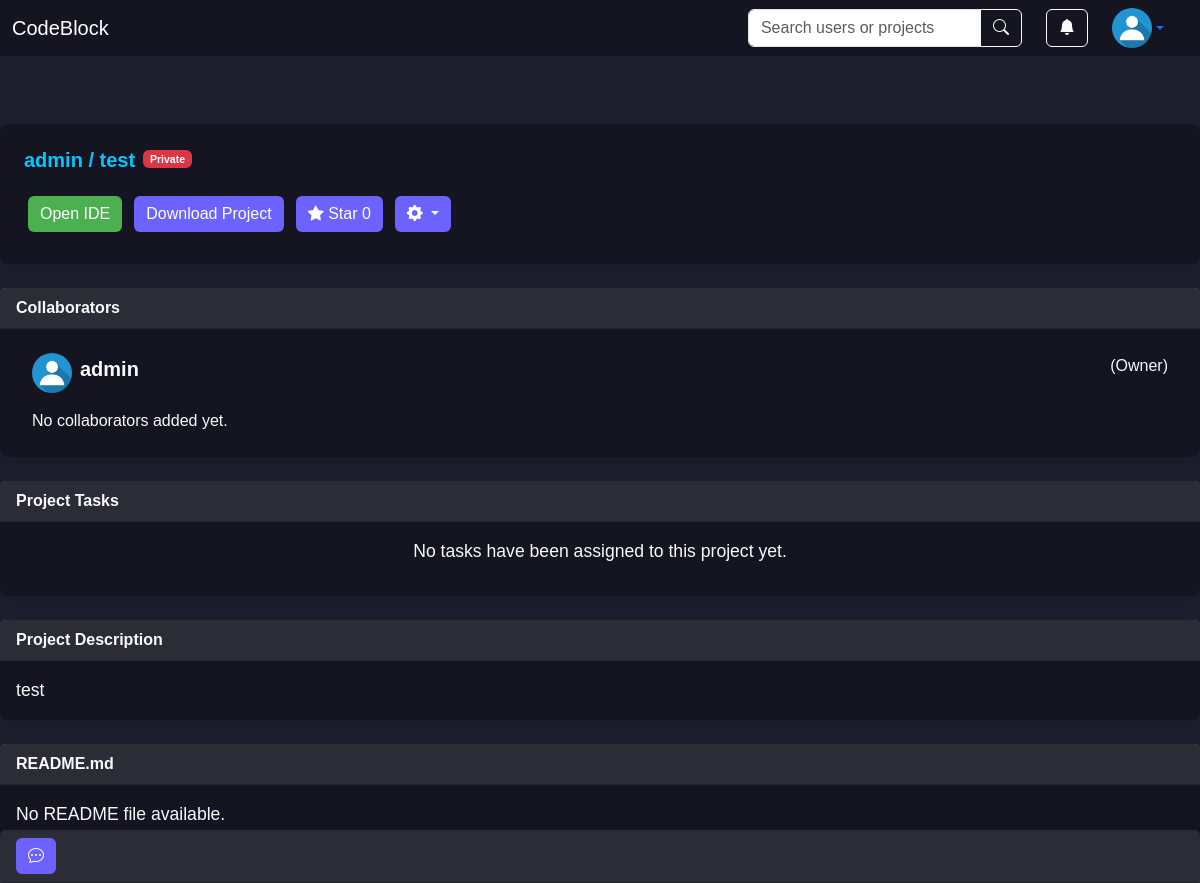
/project/admin/1/ (signed in), run on an earlier commit of the app's database.
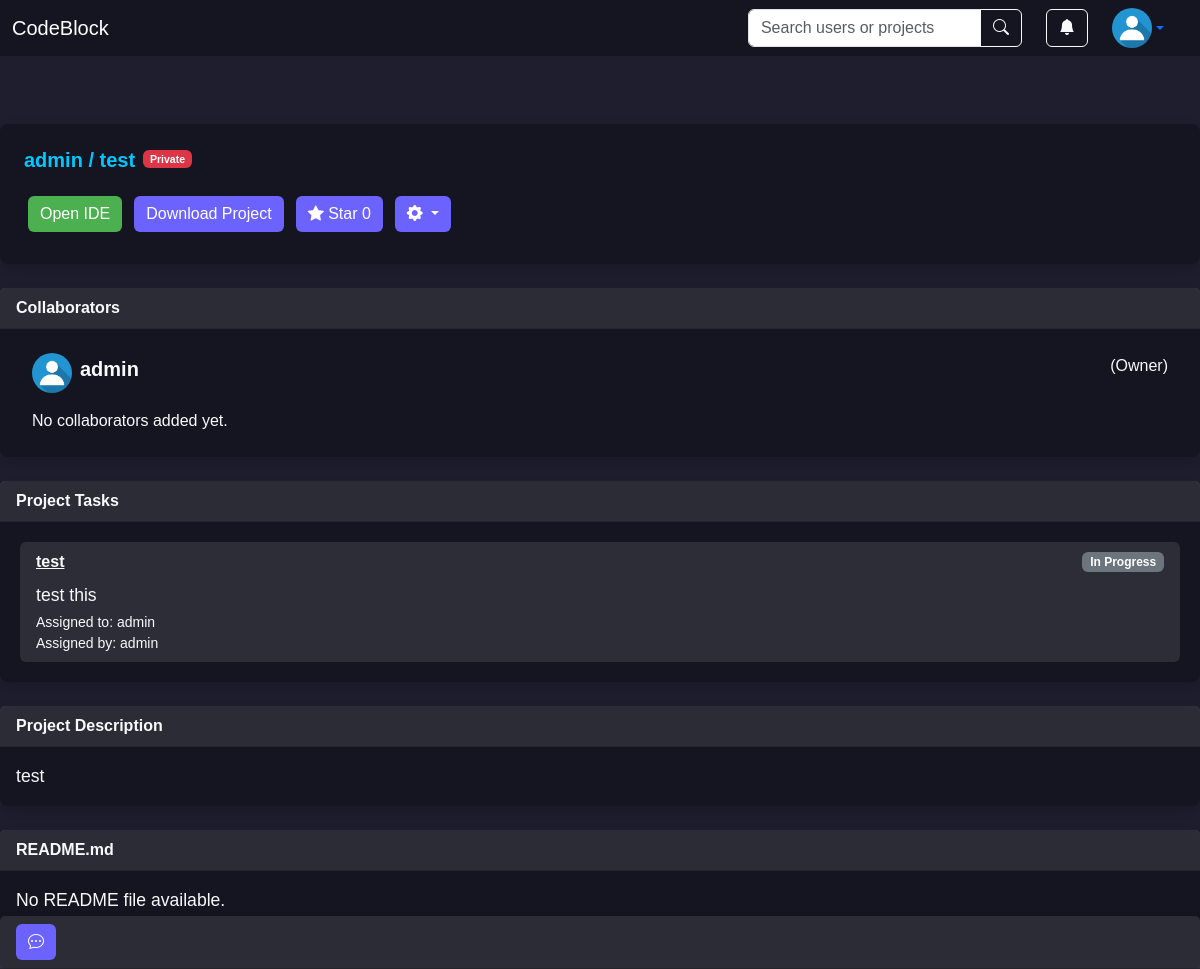
And on a later commit of the database.
### project/models.py (models this page shows, shortened)
class Task(models.Model):
    STATUS_CHOICES = [
        ('not_started', 'Not Started'),
        ('in_progress', 'In Progress'),
        ('completed', 'Completed'),
    ]
    project = models.ForeignKey('Project', on_delete=models.CASCADE, related_name='tasks')
    assigned_to = models.ForeignKey(settings.AUTH_USER_MODEL, on_delete=models.CASCADE, related_name='tasks')
    assigned_by = models.ForeignKey(settings.AUTH_USER_MODEL, on_delete=models.CASCADE, related_name='tasks_assigned_by')
    title = models.CharField(max_length=100)
    description = models.TextField(blank=True, null=True)
    status = models.CharField(max_length=20, choices=STATUS_CHOICES, default='not_started')
    created_at = models.DateTimeField(auto_now_add=True)
    updated_at = models.DateTimeField(auto_now=True)

### user/models.py (models this page shows, shortened)
class CustomUser(AbstractUser):
    profile_picture = models.ImageField(upload_to='profile_pictures/', null=True, blank=True)
    following = models.ManyToManyField('self', symmetrical=False, related_name='followers', blank=True)
    bio = models.TextField(null=True, blank=True)
    activity_log = models.JSONField(default=dict, blank=True)
    project_dir = models.CharField(max_length=512, null=True, blank=True)
    default_mem_limit = models.CharField(max_length=10, default='512m',
                                         help_text="Default memory limit for Docker containers.")
    default_memswap_limit = models.CharField(max_length=10, default='1g',
                                             help_text="Memory + swap limit for Docker containers.")
    default_cpus = models.DecimalField(max_digits=3, decimal_places=2, default=0.5,
                                       help_text="Number of CPUs allocated for Docker containers.")
    default_cpu_shares = models.PositiveIntegerField(default=512,
                                                     help_text="Relative CPU weight for Docker containers.")

### project/views.py (the view, shortened to what this page needs)
# urls.py: path('project/<str:username>/<int:project_id>/', ProjectView.as_view(), name='project'),
class ProjectView(TemplateView):
    template_name = 'project.html'
    def get(self, request, *args, **kwargs):
        project_id = kwargs.get('project_id')
        current_project = Project.objects.filter(id=project_id).first() if project_id else Project.objects.order_by(
            '-modified_at').first()
        if not current_project:
            return redirect('personal_profile')
        project_tree = get_project_tree(current_project.project_path)
        readme_content = "<p>No README file available.</p>"
        readme_path = os.path.join(current_project.project_path, "README.md")
        if os.path.exists(readme_path):
            with open(readme_path, "r", encoding="utf-8") as readme_file:
                readme_content = markdown.markdown(readme_file.read())
        if isinstance(request.user, AnonymousUser):
            following_users = followers_users = chat_rooms = all_users = []
            unread_notifications = None
        else:
            following_users = request.user.following.all()
            followers_users = request.user.followers.all()
            chat_rooms = ChatRoom.objects.filter(participants=request.user)
            all_users = (following_users | followers_users).distinct()
            unread_notifications = Notification.objects.filter(user=request.user, is_read=False)
        context = {
            'current_project': current_project,
            'project_tree': project_tree,
            'readme_content': readme_content,
            'tasks': current_project.tasks.all(),
            'recent_chats': chat_rooms,
            'all_users': all_users,
            'all_messages': Message.objects.filter(room__in=chat_rooms).order_by('timestamp'),
            'unread_notifications': unread_notifications
        }
        return render(request, self.template_name, context)

### project/views.py (called while the page is built, shortened)
def get_project_tree(project_path):
    project_tree = []
    root_dir = os.path.basename(project_path)
    return project_tree

### project/templates/project.html (shortened to what the changed rows need)
{% extends 'base.html' %}
{% block extra_head %}
{% load static %}
<link rel="stylesheet" type="text/css" href="{% static 'project.css' %}">
{% endblock %}
{% block content %}
<div class="mb-4">
    <div class="card shadow border-0">
        <div class="card-body text-light">
            {% if tasks %}
            <ul class="list-group">
                {% for task in tasks %}
                <li class="list-group-item m-1" style="background-color: rgba(255, 255, 255, 0.1);">
                    <div class="d-flex justify-content-between align-items-center mb-2">
                        <a href="#"
                           class="text-light"
                           data-bs-toggle="modal"
                           data-bs-target="#updateTaskModal"
                           data-task-id="{{ task.id }}"
                           data-task-title="{{ task.title }}"
                           data-task-description="{{ task.description }}"
                           data-task-status="{{ task.status }}">
                            <strong>{{ task.title }}</strong>
                        </a>
                        <span class="badge bg-secondary">{{ task.get_status_display }}</span>
                    </div>
                    <p class="mb-1 text-light">{{ task.description }}</p>
                    <div class="small text-light">
                        Assigned to: {{ task.assigned_to.username }} <br>
                        Assigned by: {{ task.assigned_by.username }}
                    </div>
                </li>
                {% endfor %}
            </ul>
            {% else %}
            <div class="text-center">
                <p class="text-light">No tasks have been assigned to this project yet.</p>
            </div>
            {% endif %}
        </div>
    </div>
</div>
{% endblock %}

What changed in the data, as far as the page shows it:
added Task: title "test", status "In Progress", description "test this", assigned_to.username "admin", assigned_by.username "admin"
Also different on the page:
text no longer shown: "No tasks have been assigned to this project yet."
